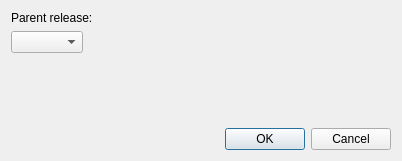
<?xml version="1.0" encoding="UTF-8"?>
<ui version="4.0">
 <class>SelectParentDialog</class>
 <widget class="QDialog" name="SelectParentDialog">
  <property name="geometry">
   <rect>
    <x>0</x>
    <y>0</y>
    <width>402</width>
    <height>161</height>
   </rect>
  </property>
  <property name="windowTitle">
   <string>Select parent release</string>
  </property>
  <layout class="QVBoxLayout" name="verticalLayout_2">
   <item>
    <layout class="QVBoxLayout" name="verticalLayout">
     <item>
      <widget class="QLabel" name="label">
       <property name="text">
        <string>Parent release:</string>
       </property>
      </widget>
     </item>
     <item>
      <layout class="QHBoxLayout" name="horizontalLayout">
       <property name="topMargin">
        <number>0</number>
       </property>
       <item>
        <widget class="QComboBox" name="parentReleaseCombo"/>
       </item>
       <item>
        <spacer name="horizontalSpacer">
         <property name="orientation">
          <enum>Qt::Horizontal</enum>
         </property>
         <property name="sizeHint" stdset="0">
          <size>
           <width>40</width>
           <height>20</height>
          </size>
         </property>
        </spacer>
       </item>
      </layout>
     </item>
     <item>
      <spacer name="verticalSpacer">
       <property name="orientation">
        <enum>Qt::Vertical</enum>
       </property>
       <property name="sizeHint" stdset="0">
        <size>
         <width>20</width>
         <height>40</height>
        </size>
       </property>
      </spacer>
     </item>
    </layout>
   </item>
   <item>
    <widget class="QDialogButtonBox" name="buttonBox">
     <property name="orientation">
      <enum>Qt::Horizontal</enum>
     </property>
     <property name="standardButtons">
      <set>QDialogButtonBox::Cancel|QDialogButtonBox::Ok</set>
     </property>
    </widget>
   </item>
  </layout>
 </widget>
 <resources/>
 <connections>
  <connection>
   <sender>buttonBox</sender>
   <signal>accepted()</signal>
   <receiver>SelectParentDialog</receiver>
   <slot>accept()</slot>
   <hints>
    <hint type="sourcelabel">
     <x>248</x>
     <y>254</y>
    </hint>
    <hint type="destinationlabel">
     <x>157</x>
     <y>274</y>
    </hint>
   </hints>
  </connection>
  <connection>
   <sender>buttonBox</sender>
   <signal>rejected()</signal>
   <receiver>SelectParentDialog</receiver>
   <slot>reject()</slot>
   <hints>
    <hint type="sourcelabel">
     <x>316</x>
     <y>260</y>
    </hint>
    <hint type="destinationlabel">
     <x>286</x>
     <y>274</y>
    </hint>
   </hints>
  </connection>
 </connections>
</ui>
